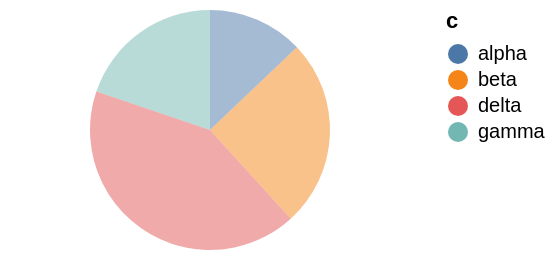

Here is the Vega-Lite specification saved for this chart:
### Vega-Lite specification from a JSON file in a GitHub repository (floating-point values rounded to 4 significant figures)
{"$schema": "https://vega.github.io/schema/vega-lite/v6.json", "width": 200, "height": 120, "data": {"values": [{"c": "alpha", "v": 28, "w": 3, "t": "2024-01-07"}, {"c": "beta", "v": 55, "w": 7, "t": "2024-03-19"}, {"c": "gamma", "v": 43, "w": 5, "t": "2024-06-02"}, {"c": "delta", "v": 91, "w": 9, "t": "2024-09-11"}]}, "mark": {"type": "arc", "fillOpacity": 0.5}, "encoding": {"theta": {"field": "v", "type": "quantitative"}, "color": {"field": "c", "type": "nominal"}}}
